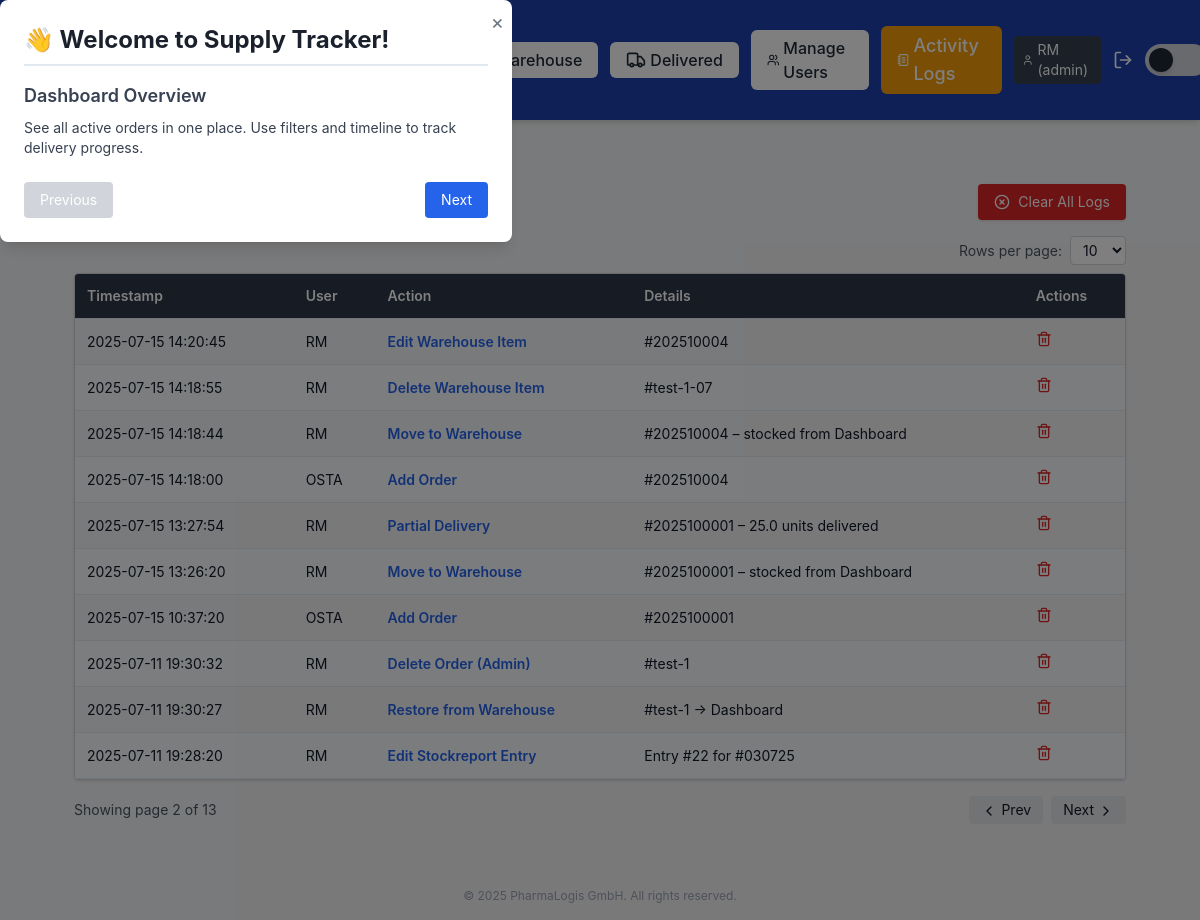
The app's page /activity_logs?page=2&per_page=10 (signed in) with its own data.
### app/models.py (models this page shows, shortened)
class User(db.Model):
    id = db.Column(db.Integer, primary_key=True)
    username = db.Column(db.String(100), unique=True, nullable=False)
    password_hash = db.Column(db.String(128))
    role = db.Column(db.String(50), default='user')

class ActivityLog(db.Model):
    id = db.Column(db.Integer, primary_key=True)
    user_id = db.Column(db.Integer, db.ForeignKey('user.id'))
    action = db.Column(db.String(100))
    details = db.Column(db.Text)
    timestamp = db.Column(db.DateTime, default=datetime.utcnow)
    user = db.relationship('User')

### app/routes/activity_routes.py (the view)
@activity_bp.route('/activity_logs')
@login_required
@role_required('admin')
def activity_logs():
    page = request.args.get('page', 1, type=int)
    per_page = request.args.get('per_page', 10, type=int)
    pagination = ActivityLog.query.order_by(ActivityLog.timestamp.desc()).paginate(page=page, per_page=per_page)
    logs = pagination.items
    return render_template("activity_logs.html", logs=logs, pagination=pagination, per_page=per_page)

### app/roles.py (called while the page is built)
def role_required(required_role):
    def decorator(f):
        @wraps(f)
        def wrapped(*args, **kwargs):
            if str(current_user.role).lower() != required_role.lower():
                flash("You do not have access to this page.", "danger")
                return redirect(url_for('dashboard.dashboard'))
            return f(*args, **kwargs)
        return wrapped
    return decorator

### app/routes/__init__.py (called while the page is built)
def inject_globals():
    return dict(current_user=current_user, current_path=request.path)

### app/templates/activity_logs.html (shortened to what this page needs)
{% extends "base.html" %}
{% block body %}
<div class="p-6">
  <div class="flex items-center justify-between mb-4">
    <h1 class="text-2xl font-bold flex items-center gap-2">
    </h1>
    <form method="POST" action="{{ url_for('activity.clear_logs') }}" onsubmit="return confirm('Clear ALL logs?')">
      <button type="submit"
              class="flex items-center gap-2 bg-red-600 hover:bg-red-700 text-white px-4 py-2 rounded shadow text-sm">
        <i data-lucide="x-circle" class="w-4 h-4"></i>
        Clear All Logs
      </button>
    </form>
  </div>
  <div class="flex justify-end mb-2">
    <form method="get" class="flex items-center gap-2">
      <label for="per_page" class="text-sm text-gray-600 dark:text-gray-300">Rows per page:</label>
      <select name="per_page" id="per_page" onchange="this.form.submit()"
              class="px-2 py-1 rounded border border-gray-300 dark:border-gray-600 bg-white dark:bg-gray-800 text-sm">
        <option value="10" {% if per_page == 10 %}selected{% endif %}>10</option>
      </select>
    </form>
  </div>
  {% if logs %}
  <div class="overflow-x-auto rounded shadow border border-gray-300 dark:border-gray-700">
    <table class="min-w-full text-sm">
      <thead class="bg-gray-100 dark:bg-gray-800 text-gray-800 dark:text-gray-200">
        <tr>
          <th class="p-3 text-left">Timestamp</th>
          <th class="p-3 text-left">User</th>
          <th class="p-3 text-left">Action</th>
          <th class="p-3 text-left">Details</th>
          <th class="p-3 text-left">Actions</th>
        </tr>
      </thead>
      <tbody class="text-gray-900 dark:text-gray-100">
        {% for log in logs %}
        <tr class="border-t border-gray-200 dark:border-gray-700 hover:bg-gray-50 dark:bg-gray-800 dark:hover:bg-gray-700">
          <td class="p-3">{{ log.timestamp.strftime('%Y-%m-%d %H:%M:%S') }}</td>
          <td class="p-3">{{ log.user.username if log.user else 'System' }}</td>
          <td class="p-3 font-semibold text-blue-600">{{ log.action }}</td>
          <td class="p-3">{{ log.details }}</td>
          <td class="p-3">
            <form method="POST" action="{{ url_for('activity.delete_log', log_id=log.id) }}"
                  onsubmit="return confirm('Delete this log entry?')">
              <button type="submit" title="Delete entry" class="text-red-600 hover:text-red-800">
                <i data-lucide="trash-2" class="w-4 h-4"></i>
              </button>
            </form>
          </td>
        </tr>
        {% endfor %}
      </tbody>
    </table>
  </div>
  <div class="mt-4 flex justify-between items-center">
    <div class="text-sm text-gray-600 dark:text-gray-300">
      Showing page {{ pagination.page }} of {{ pagination.pages }}
    </div>
    <div class="flex gap-2">
      {% if pagination.has_prev %}
      <a href="{{ url_for('activity.activity_logs', page=pagination.prev_num, per_page=per_page) }}"
         class="px-3 py-1 bg-gray-200 dark:bg-gray-700 rounded hover:bg-gray-300 text-sm">
         <i data-lucide="chevron-left" class="inline w-4 h-4 align-middle"></i> Prev
      </a>
      {% endif %}
      {% if pagination.has_next %}
      <a href="{{ url_for('activity.activity_logs', page=pagination.next_num, per_page=per_page) }}"
         class="px-3 py-1 bg-gray-200 dark:bg-gray-700 rounded hover:bg-gray-300 text-sm">
         Next <i data-lucide="chevron-right" class="inline w-4 h-4 align-middle"></i>
      </a>
      {% endif %}
    </div>
  </div>
  {% else %}
    <p class="text-gray-600 dark:text-gray-300">No activity logged yet.</p>
  {% endif %}
</div>
{% endblock %}

### app/templates/_navbar.html (shortened to what this page needs)
<header
  class="sticky top-0 z-50 flex justify-between items-center px-4 sm:px-6 py-2 sm:py-3 bg-blue-800 text-white shadow-md">
  <div class="flex items-center space-x-3">
    <h1 class="text-base sm:text-2xl font-semibold">Supply Tracker Dashboard</h1>
    <a href="{{ url_for('onboarding.show_onboarding') }}"
      class="ml-4 px-3 py-1.5 bg-blue-600 text-white text-sm rounded hover:bg-blue-700 transition flex items-center gap-1">
    </a>
  </div>
  <div class="flex items-center space-x-2 sm:space-x-3">
    <a href="{{ url_for('dashboard.dashboard') }}" class="px-4 py-1.5 rounded-md font-medium transition-all duration-200 flex items-center gap-1
       {{ 'bg-yellow-500 text-white text-lg font-bold' if current_path.startswith(url_for('dashboard.dashboard')) else 'bg-white text-gray-800 dark:bg-gray-700 dark:text-white' }}
       hover:bg-opacity-80 hover:shadow-md">
    </a>
    <a href="{{ url_for('warehouse.warehouse') }}" class="px-4 py-1.5 rounded-md font-medium transition-all duration-200 flex items-center gap-1
       {{ 'bg-blue-600 text-white text-lg font-bold' if current_path.startswith(url_for('warehouse.warehouse')) else 'bg-white text-gray-800 dark:bg-gray-700 dark:text-white' }}
       hover:bg-opacity-80 hover:shadow-md">
      Warehouse
    </a>
    <a href="{{ url_for('delivered.delivered') }}" class="px-4 py-1.5 rounded-md font-medium transition-all duration-200 flex items-center gap-1
       {{ 'bg-purple-600 text-white text-lg font-bold' if current_path.startswith(url_for('delivered.delivered')) else 'bg-white text-gray-800 dark:bg-gray-700 dark:text-white' }}
       hover:bg-opacity-80 hover:shadow-md">
      <i data-lucide="truck" class="w-5 h-5"></i>
      Delivered
    </a>
    {% if current_user.role == 'admin' %}
    <a href="{{ url_for('admin.user_management') }}" class="px-4 py-1.5 rounded-md font-medium transition-all duration-200 flex items-center gap-1
   {{ 'bg-indigo-600 text-white text-lg font-bold' if current_path.startswith(url_for('admin.user_management')) else 'bg-white text-gray-800 dark:bg-gray-700 dark:text-white' }}
   hover:bg-opacity-80 hover:shadow-md">
      <i data-lucide="users" class="w-5 h-5"></i>
      Manage Users
    </a>
    {% endif %}
    <a href="{{ url_for('activity.activity_logs') }}" class="px-4 py-1.5 rounded-md font-medium transition-all duration-200 flex items-center gap-1
   {{ 'bg-amber-500 text-white text-lg font-bold' if current_path.startswith(url_for('activity.activity_logs')) else 'bg-white text-gray-800 dark:bg-gray-700 dark:text-white' }}
   hover:bg-opacity-80 hover:shadow-md">
      <i data-lucide="notebook-text" class="w-5 h-5"></i>
      Activity Logs
    </a>
    <span class="ml-4 px-2 py-1 rounded bg-gray-700 text-white text-sm flex items-center gap-1">
      <i data-lucide="user" class="w-4 h-4"></i>
      {{ current_user.username }} ({{ current_user.role }})
    </span>
    <a href="{{ url_for('auth.logout') }}" title="Logout" class="text-white hover:text-red-400 ml-1">
      <i data-lucide="log-out" class="w-5 h-5"></i>
    </a>
    <button id="dark-mode-toggle"
      class="relative inline-flex items-center h-5 w-10 sm:h-8 sm:w-16 rounded-full transition-colors duration-300 focus:outline-none flex-shrink-0"
      aria-label="Toggle dark mode">
      <span id="dark-mode-thumb"
        class="absolute left-1 top-1 h-3 w-3 sm:h-6 sm:w-6 rounded-full bg-gray-800 dark:bg-gray-100 transform transition-transform duration-300 shadow-md dark:shadow-white/50 dark:translate-x-5 sm:dark:translate-x-8"></span>
    </button>
  </div>
  <div id="tourModal" class="fixed inset-0 bg-black bg-opacity-50 hidden z-50 items-center justify-center">
    <div class="bg-white dark:bg-gray-800 p-6 rounded-lg max-w-lg w-full shadow-lg relative">
      <button id="closeTourBtn"
        class="absolute top-2 right-2 text-gray-500 hover:text-gray-800 dark:hover:text-white text-xl">&times;</button>
      <h2 class="text-2xl font-bold mb-4">👋 Welcome to Supply Tracker!</h2>
      <div id="tourStepContent" class="text-sm text-gray-700 dark:text-gray-300 space-y-2"></div>
      <div class="mt-6 flex justify-between">
        <button id="prevStepBtn" class="px-4 py-2 bg-gray-300 dark:bg-gray-700 rounded text-sm"
          disabled>Previous</button>
        <button id="nextStepBtn" class="px-4 py-2 bg-blue-600 text-white rounded text-sm">Next</button>
      </div>
    </div>
  </div>
</header>

### app/static/css/style.css (style rules this page uses)
* { margin: 0; padding: 0; box-sizing: border-box; }
body { font-family: 'Inter', -apple-system, BlinkMacSystemFont, 'Segoe UI', Roboto, sans-serif; background-color: #f5f7fa; color: #333; line-height: 1.6; padding-top: 80px; }
h2 { font-size: 24px; font-weight: 600; color: #1a202c; margin-bottom: 20px; border-bottom: 2px solid #e2e8f0; padding-bottom: 8px; }
table { width: 100%; border-collapse: collapse; font-size: 14px; }
table th, table td { padding: 12px 16px; text-align: left; border-bottom: 1px solid #e2e8f0; }
table th { background-color: #2d3748; color: #fff; font-weight: 600; position: sticky; top: 0; z-index: 20; cursor: pointer; transition: background-color 0.2s ease; }
table tbody tr { transition: background-color 0.2s ease; }
table tbody tr:nth-child(even) { background-color: #f7fafc; }
a, button { transition: all 0.2s ease; }
button { background-color: #3182ce; color: #fff; border: none; padding: 8px 16px; border-radius: 6px; font-weight: 500; cursor: pointer; }
table thead th { z-index: 20; }

### records on screen
User: username "RM", role "admin"
ActivityLog: timestamp "2025-07-15 14:20:45", user "RM", action "Edit Warehouse Item", details "#202510004"
ActivityLog: timestamp "2025-07-15 14:18:55", user "RM", action "Delete Warehouse Item", details "#test-1-07"
ActivityLog: timestamp "2025-07-15 14:18:44", user "RM", action "Move to Warehouse", details "#202510004 – stocked from Dashboard"
ActivityLog: timestamp "2025-07-15 14:18:00", user "OSTA", action "Add Order", details "#202510004"
ActivityLog: timestamp "2025-07-15 13:27:54", user "RM", action "Partial Delivery", details "#2025100001 – 25.0 units delivered"
ActivityLog: timestamp "2025-07-15 13:26:20", user "RM", action "Move to Warehouse", details "#2025100001 – stocked from Dashboard"
ActivityLog: timestamp "2025-07-15 10:37:20", user "OSTA", action "Add Order", details "#2025100001"
ActivityLog: timestamp "2025-07-11 19:30:32", user "RM", action "Delete Order (Admin)", details "#test-1"
ActivityLog: timestamp "2025-07-11 19:30:27", user "RM", action "Restore from Warehouse", details "#test-1 → Dashboard"
ActivityLog: timestamp "2025-07-11 19:28:20", user "RM", action "Edit Stockreport Entry", details "Entry #22 for #030725"

### other values on screen
{{ pagination.page }} "2"
{{ pagination.pages }} "13"
{{ current_year | default(2025) }} "2025"
